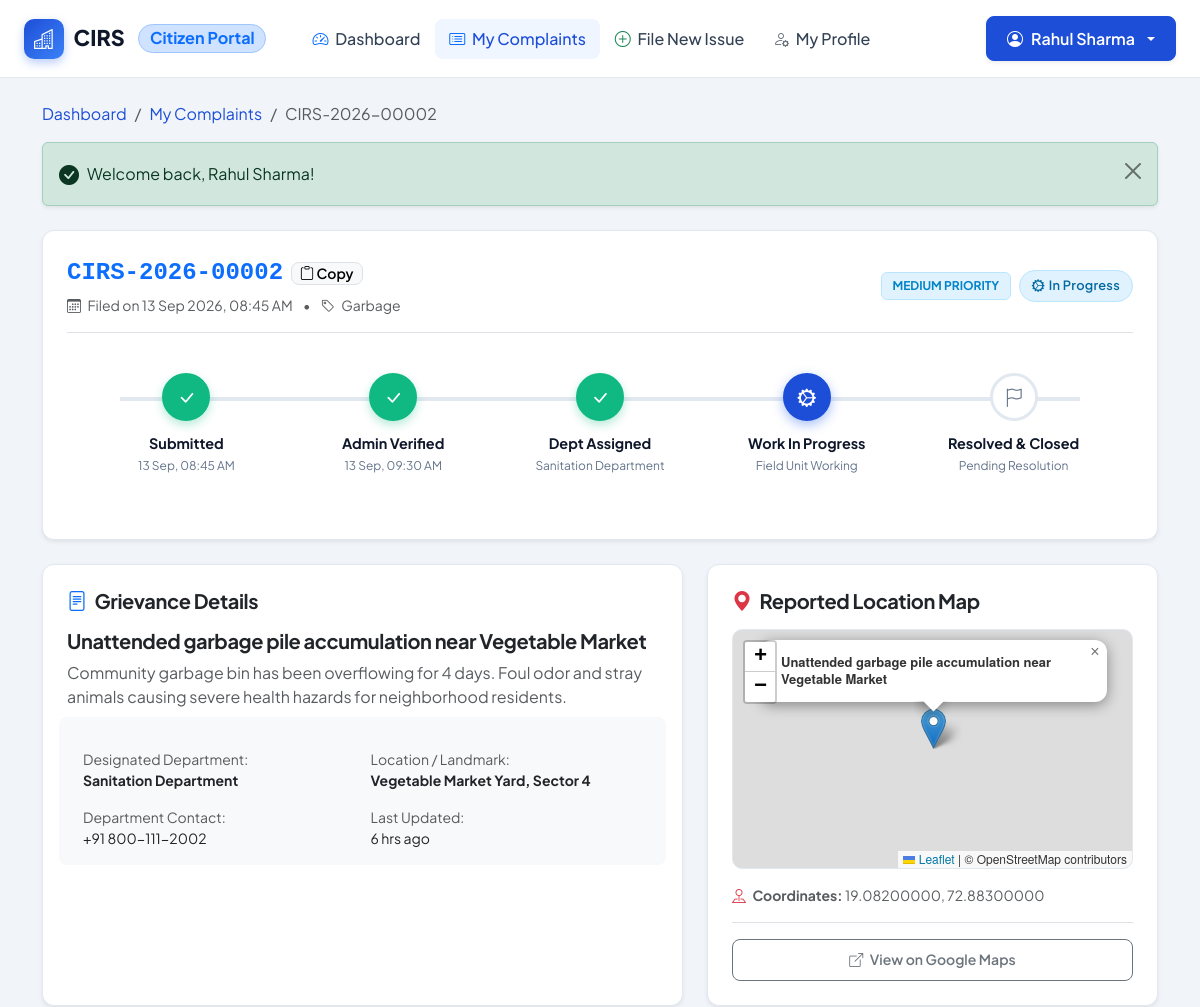
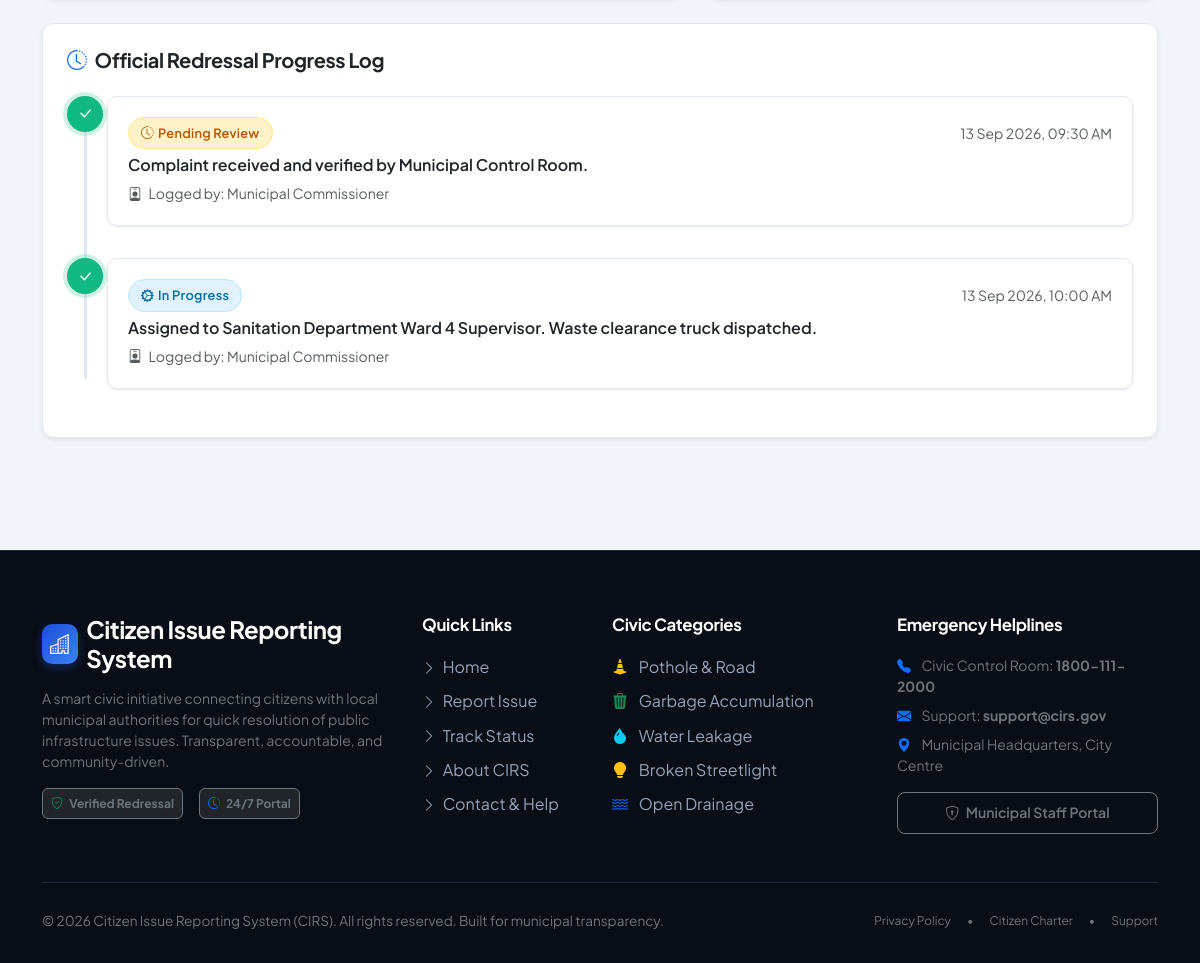
The app's page /citizen/complaint_details.php?id=2 (signed in) with its own data (2 pictures, top to bottom).
### tables this page shows
CREATE TABLE IF NOT EXISTS `complaints` (
  `id` INT AUTO_INCREMENT PRIMARY KEY,
  `complaint_id` VARCHAR(30) NOT NULL UNIQUE,
  `user_id` INT NOT NULL,
  `department_id` INT DEFAULT NULL,
  `category` ENUM('Pothole', 'Garbage', 'Water Leakage', 'Streetlight', 'Drainage', 'Illegal Dumping', 'Other') NOT NULL,
  `title` VARCHAR(200) NOT NULL,
  `description` TEXT NOT NULL,
  `location` VARCHAR(255) NOT NULL,
  `latitude` DECIMAL(10, 8) DEFAULT NULL,
  `longitude` DECIMAL(11, 8) DEFAULT NULL,
  `image` VARCHAR(255) DEFAULT NULL,
  `priority` ENUM('Low', 'Medium', 'High', 'Emergency') DEFAULT 'Medium',
  `status` ENUM('PENDING', 'IN PROGRESS', 'RESOLVED') DEFAULT 'PENDING',
  `is_verified` TINYINT(1) DEFAULT 0,
  `verified_at` TIMESTAMP NULL DEFAULT NULL,
  `assigned_at` TIMESTAMP NULL DEFAULT NULL,
  `resolved_at` TIMESTAMP NULL DEFAULT NULL,
  `created_at` TIMESTAMP DEFAULT CURRENT_TIMESTAMP,
  `updated_at` TIMESTAMP DEFAULT CURRENT_TIMESTAMP ON UPDATE CURRENT_TIMESTAMP,
  CONSTRAINT `fk_complaint_user` FOREIGN KEY (`user_id`) REFERENCES `users` (`id`) ON DELETE CASCADE,
  CONSTRAINT `fk_complaint_dept` FOREIGN KEY (`department_id`) REFERENCES `departments` (`id`) ON DELETE SET NULL
);

CREATE TABLE IF NOT EXISTS `departments` (
  `id` INT AUTO_INCREMENT PRIMARY KEY,
  `department_name` VARCHAR(100) NOT NULL,
  `category_keyword` VARCHAR(50) NOT NULL,
  `description` TEXT,
  `contact_email` VARCHAR(100),
  `phone` VARCHAR(20),
  `created_at` TIMESTAMP DEFAULT CURRENT_TIMESTAMP
);

CREATE TABLE IF NOT EXISTS `complaint_updates` (
  `id` INT AUTO_INCREMENT PRIMARY KEY,
  `complaint_id` INT NOT NULL,
  `admin_id` INT DEFAULT NULL,
  `status` ENUM('PENDING', 'IN PROGRESS', 'RESOLVED') NOT NULL,
  `message` TEXT NOT NULL,
  `created_at` TIMESTAMP DEFAULT CURRENT_TIMESTAMP,
  CONSTRAINT `fk_update_complaint` FOREIGN KEY (`complaint_id`) REFERENCES `complaints` (`id`) ON DELETE CASCADE,
  CONSTRAINT `fk_update_admin` FOREIGN KEY (`admin_id`) REFERENCES `admins` (`id`) ON DELETE SET NULL
);

### config/config.php (called while the page is built, shortened)
<?php
$STATUS_CONFIG = [
    'PENDING' => [
        'label' => 'Pending Review',
        'badge' => 'badge-pending',
        'color' => '#f59e0b',
        'icon' => 'bi-clock-history'
    ],
    'IN PROGRESS' => [
        'label' => 'In Progress',
        'badge' => 'badge-in-progress',
        'color' => '#0284c7',
        'icon' => 'bi-gear-wide-connected'
    ],
    'RESOLVED' => [
        'label' => 'Resolved',
        'badge' => 'badge-resolved',
        'color' => '#10b981',
        'icon' => 'bi-check-circle-fill'
    ]
];
$PRIORITY_CONFIG = [
    'Low' => [
        'label' => 'Low Priority',
        'badge' => 'badge-priority-low',
        'color' => '#64748b'
    ],
    'Medium' => [
        'label' => 'Medium Priority',
        'badge' => 'badge-priority-medium',
        'color' => '#0284c7'
    ],
    'High' => [
        'label' => 'High Priority',
        'badge' => 'badge-priority-high',
        'color' => '#ea580c'
    ],
    'Emergency' => [
        'label' => 'Emergency',
        'badge' => 'badge-priority-emergency',
        'color' => '#dc2626'
    ]
];

### citizen/complaint_details.php (the view, shortened to what this page needs)
<?php
require_once __DIR__ . '/../config/database.php';
require_once __DIR__ . '/../includes/functions.php';
$user = getCurrentUser($pdo);
$complaint_db_id = isset($_GET['id']) ? (int)$_GET['id'] : 0;
try {
    $stmt = $pdo->prepare("SELECT c.*, d.department_name, d.contact_email as dept_email, d.phone as dept_phone
        FROM complaints c
        LEFT JOIN departments d ON c.department_id = d.id
        WHERE c.id = ? AND c.user_id = ?");
    $stmt->execute([$complaint_db_id, $user['id']]);
    $complaint = $stmt->fetch();
    $stmt_updates = $pdo->prepare("SELECT u.*, a.name as admin_name
        FROM complaint_updates u
        LEFT JOIN admins a ON u.admin_id = a.id
        WHERE u.complaint_id = ?
        ORDER BY u.created_at ASC");
    $stmt_updates->execute([$complaint['id']]);
    $updates = $stmt_updates->fetchAll();
} catch (Exception $e) {
    setFlash('danger', 'A database error occurred.');
    header("Location: " . BASE_URL . "/citizen/complaints.php");
    exit;
}
require_once __DIR__ . '/../includes/header.php';
require_once __DIR__ . '/../includes/navbar.php';
?>
<main class="py-4">
    <div class="container">
        <nav aria-label="breadcrumb" class="mb-3">
            <ol class="breadcrumb small">
                <li class="breadcrumb-item"><a href="<?= BASE_URL ?>/citizen/dashboard.php">Dashboard</a></li>
                <li class="breadcrumb-item"><a href="<?= BASE_URL ?>/citizen/complaints.php">My Complaints</a></li>
                <li class="breadcrumb-item active" aria-current="page"><?= sanitize($complaint['complaint_id']) ?></li>
            </ol>
        </nav>
        <?php renderFlash(); ?>
        <div class="cirs-card p-4 mb-4 bg-white shadow-sm">
            <div class="d-flex flex-column flex-md-row justify-content-between align-items-md-center gap-3 pb-3 border-bottom">
                <div>
                    <div class="d-flex align-items-center gap-2">
                        <span class="fs-4 fw-bold font-monospace text-primary"><?= sanitize($complaint['complaint_id']) ?></span>
                        <button class="btn btn-sm btn-light border py-0 px-2" onclick="copyToClipboard('<?= sanitize($complaint['complaint_id']) ?>', this)">
                            <i class="bi bi-clipboard"></i> Copy
                        </button>
                    </div>
                    <div class="text-muted small mt-1">
                        <i class="bi bi-calendar3 me-1"></i> Filed on <?= formatDate($complaint['created_at']) ?>
                        <span class="mx-2">&bull;</span>
                        <i class="bi bi-tag me-1"></i> <?= sanitize($complaint['category']) ?>
                    </div>
                </div>
                <div class="d-flex align-items-center gap-2">
                    <?= getPriorityBadge($complaint['priority']) ?>
                    <?= getStatusBadge($complaint['status']) ?>
                </div>
            </div>
            <?php
                $status = $complaint['status'];
                $is_verified = (bool)$complaint['is_verified'];
                $is_dept = !empty($complaint['department_id']);
            ?>
            <div class="horizontal-timeline">
                <div class="h-step completed">
                    <div class="h-marker"><i class="bi bi-check-lg"></i></div>
                    <div>
                        <div class="h-step-title">Submitted</div>
                        <div class="h-step-desc"><?= formatDate($complaint['created_at'], 'd M, h:i A') ?></div>
                    </div>
                </div>
                <div class="h-step <?= $is_verified || $status !== 'PENDING' ? 'completed' : 'active' ?>">
                    <div class="h-marker">
                        <i class="bi <?= $is_verified || $status !== 'PENDING' ? 'bi-check-lg' : 'bi-shield-check' ?>"></i>
                    </div>
                    <div>
                        <div class="h-step-title">Admin Verified</div>
                        <div class="h-step-desc"><?= $complaint['verified_at'] ? formatDate($complaint['verified_at'], 'd M, h:i A') : ($is_verified ? 'Verified' : 'In Review') ?></div>
                    </div>
                </div>
                <div class="h-step <?= $is_dept || $status !== 'PENDING' ? 'completed' : '' ?>">
                    <div class="h-marker">
                        <i class="bi <?= $is_dept ? 'bi-check-lg' : 'bi-building' ?>"></i>
                    </div>
                    <div>
                        <div class="h-step-title">Dept Assigned</div>
                        <div class="h-step-desc"><?= $complaint['department_name'] ? sanitize($complaint['department_name']) : 'Queued' ?></div>
                    </div>
                </div>
                <div class="h-step <?= $status === 'RESOLVED' ? 'completed' : ($status === 'IN PROGRESS' ? 'active' : '') ?>">
                    <div class="h-marker">
                        <i class="bi <?= $status === 'RESOLVED' ? 'bi-check-lg' : 'bi-gear-wide-connected' ?>"></i>
                    </div>
                    <div>
                        <div class="h-step-title">Work In Progress</div>
                        <div class="h-step-desc"><?= $status === 'IN PROGRESS' ? 'Field Unit Working' : ($status === 'RESOLVED' ? 'Repaired' : 'Queued') ?></div>
                    </div>
                </div>
                <div class="h-step <?= $status === 'RESOLVED' ? 'completed' : '' ?>">
                    <div class="h-marker">
                        <i class="bi <?= $status === 'RESOLVED' ? 'bi-check2-all' : 'bi-flag' ?>"></i>
                    </div>
                    <div>
                        <div class="h-step-title">Resolved & Closed</div>
                        <div class="h-step-desc"><?= $complaint['resolved_at'] ? formatDate($complaint['resolved_at'], 'd M, h:i A') : 'Pending Resolution' ?></div>
                    </div>
                </div>
            </div>
        </div>
        <div class="row g-4 mb-4">
            <div class="col-lg-7">
                <div class="cirs-card p-4 bg-white shadow-sm h-100">
                    <h5 class="fw-bold mb-3 text-dark"><i class="bi bi-file-text text-primary me-2"></i>Grievance Details</h5>
                    <h5 class="fw-bold text-dark mb-2"><?= sanitize($complaint['title']) ?></h5>
                    <p class="text-muted leading-relaxed mb-4"><?= nl2br(sanitize($complaint['description'])) ?></p>
                    <div class="row g-3 bg-light p-3 rounded-3 mb-3 small">
                        <div class="col-sm-6">
                            <span class="text-muted d-block">Designated Department:</span>
                            <strong class="text-dark"><?= sanitize($complaint['department_name'] ?? 'Not Assigned Yet') ?></strong>
                        </div>
                        <div class="col-sm-6">
                            <span class="text-muted d-block">Location / Landmark:</span>
                            <strong class="text-dark"><?= sanitize($complaint['location']) ?></strong>
                        </div>
                        <div class="col-sm-6">
                            <span class="text-muted d-block">Department Contact:</span>
                            <span class="text-dark"><?= sanitize($complaint['dept_phone'] ?? '1800-111-2000') ?></span>
                        </div>
                        <div class="col-sm-6">
                            <span class="text-muted d-block">Last Updated:</span>
                            <span class="text-dark"><?= timeAgo($complaint['updated_at']) ?></span>
                        </div>
                    </div>
                </div>
            </div>
            <div class="col-lg-5">
                <div class="cirs-card p-4 bg-white shadow-sm h-100 d-flex flex-column justify-content-between">
                    <div>
                        <h5 class="fw-bold mb-3 text-dark"><i class="bi bi-geo-alt-fill text-danger me-2"></i>Reported Location Map</h5>
                        <div id="complaint_map_view" class="leaflet-map-view mb-3"></div>
                        <div class="small text-muted">
                            <i class="bi bi-pin-map text-danger me-1"></i> <strong>Coordinates:</strong>
                            <?= $complaint['latitude'] ? sanitize($complaint['latitude']) . ', ' . sanitize($complaint['longitude']) : 'Location coordinates not specified' ?>
                        </div>
                    </div>
                    <div class="mt-3 pt-3 border-top">
                        <a href="https://www.google.com/maps?q=<?= urlencode($complaint['latitude'] . ',' . $complaint['longitude']) ?>" target="_blank" class="btn btn-outline-secondary btn-sm w-100">
                            <i class="bi bi-box-arrow-up-right me-1"></i> View on Google Maps
                        </a>
                    </div>
                </div>
            </div>
        </div>
        <div class="cirs-card p-4 bg-white shadow-sm mb-4">
            <h5 class="fw-bold mb-4 text-dark"><i class="bi bi-clock-history text-primary me-2"></i>Official Redressal Progress Log</h5>
            <?php if (empty($updates)): ?>
                <div class="text-center py-4 text-muted">
                    <i class="bi bi-hourglass-split fs-2 d-block mb-2 text-warning"></i>
                    <p class="mb-0">Complaint is queued for administrative review. Updates from municipal staff will appear here.</p>
                </div>
            <?php else: ?>
                <div class="tracking-timeline">
                    <?php foreach ($updates as $up): ?>
                        <div class="timeline-step completed">
                            <div class="timeline-marker">
                                <i class="bi bi-check-lg"></i>
                            </div>
                            <div class="timeline-content">
                                <div class="d-flex justify-content-between align-items-center mb-1">
                                    <?= getStatusBadge($up['status']) ?>
                                    <small class="text-muted"><?= formatDate($up['created_at']) ?></small>
                                </div>
                                <p class="mb-1 text-dark fw-semibold"><?= nl2br(sanitize($up['message'])) ?></p>
                                <small class="text-muted"><i class="bi bi-person-badge me-1"></i> Logged by: <?= sanitize($up['admin_name'] ?? 'Municipal Control Room') ?></small>
                            </div>
                        </div>
                    <?php endforeach; ?>
                </div>
            <?php endif; ?>
        </div>
    </div>
</main>
<?php require_once __DIR__ . '/../includes/footer.php'; ?>

### includes/functions.php (shortened to what this page needs)
<?php
require_once __DIR__ . '/../config/config.php';
function sanitize($data) {
    return htmlspecialchars(trim((string)$data), ENT_QUOTES, 'UTF-8');
}
function getFlash() {
    if (isset($_SESSION['flash'])) {
        $flash = $_SESSION['flash'];
        return $flash;
    }
    return null;
}
function renderFlash() {
    $flash = getFlash();
    if ($flash) {
        $type = $flash['type'];
        $icon = 'bi-info-circle-fill';
        if ($type === 'success') $icon = 'bi-check-circle-fill';
        echo '<div class="alert alert-' . sanitize($type) . ' alert-dismissible fade show d-flex align-items-center mb-4 shadow-sm" role="alert">
            <i class="bi ' . $icon . ' fs-5 me-2"></i>
            <div>' . sanitize($flash['message']) . '</div>
            <button type="button" class="btn-close ms-auto" data-bs-dismiss="alert" aria-label="Close"></button>
        </div>';
    }
}
function getStatusBadge($status) {
    global $STATUS_CONFIG;
    $status = strtoupper($status);
    $conf = $STATUS_CONFIG[$status] ?? [
        'label' => $status,
        'badge' => 'badge-pending',
        'icon' => 'bi-clock'
    ];
    return '<span class="status-badge ' . $conf['badge'] . '"><i class="bi ' . $conf['icon'] . ' me-1"></i>' . $conf['label'] . '</span>';
}
function getPriorityBadge($priority) {
    global $PRIORITY_CONFIG;
    $conf = $PRIORITY_CONFIG[$priority] ?? [
        'label' => $priority,
        'badge' => 'badge-priority-medium'
    ];
    return '<span class="priority-badge ' . $conf['badge'] . '">' . $conf['label'] . '</span>';
}
function timeAgo($datetime) {
    $timestamp = strtotime($datetime);
    $diff = time() - $timestamp;
    if ($diff < 60) {
        return 'Just now';
    } elseif ($diff < 3600) {
        $mins = floor($diff / 60);
        return $mins . ' min' . ($mins > 1 ? 's' : '') . ' ago';
    } elseif ($diff < 86400) {
        $hrs = floor($diff / 3600);
        return $hrs . ' hr' . ($hrs > 1 ? 's' : '') . ' ago';
    } elseif ($diff < 604800) {
        $days = floor($diff / 86400);
        return $days . ' day' . ($days > 1 ? 's' : '') . ' ago';
    } else {
        return date('d M Y, h:i A', $timestamp);
    }
}
function formatDate($datetime, $format = 'd M Y, h:i A') {
    return date($format, strtotime($datetime));
}

### records on screen
complaints: complaint "CIRS-2026-00002", created_at "13 Sep 2026, 08:45 AM", category "Garbage", priority "MEDIUM PRIORITY", status "In Progress", created_at "13 Sep, 08:45 AM", verified_at "13 Sep, 09:30 AM", department.department_name "Sanitation Department", title "Unattended garbage pile accumulation near Vegetable Market", description "Community garbage bin has been overflowing for 4 days. Foul odor and stray animals causing severe health hazards for neighborhood residents.", location "Vegetable Market Yard, Sector 4", department.phone "+91 800-111-2002", updated_at "6 hrs ago", latitude "19.08200000", longitude "72.88300000"
complaint_updates: status "Pending Review", created_at "13 Sep 2026, 09:30 AM", message "Complaint received and verified by Municipal Control Room.", admin.name "Municipal Commissioner"
complaint_updates: status "In Progress", created_at "13 Sep 2026, 10:00 AM", message "Assigned to Sanitation Department Ward 4 Supervisor. Waste clearance truck dispatched.", admin.name "Municipal Commissioner"

### other values on screen
APP_SHORT_NAME "CIRS"
$_SESSION['user_name'] "Rahul Sharma"
$flash['message'] "Welcome back, Rahul Sharma!"
APP_NAME "Citizen Issue Reporting System"
APP_YEAR "2026"
